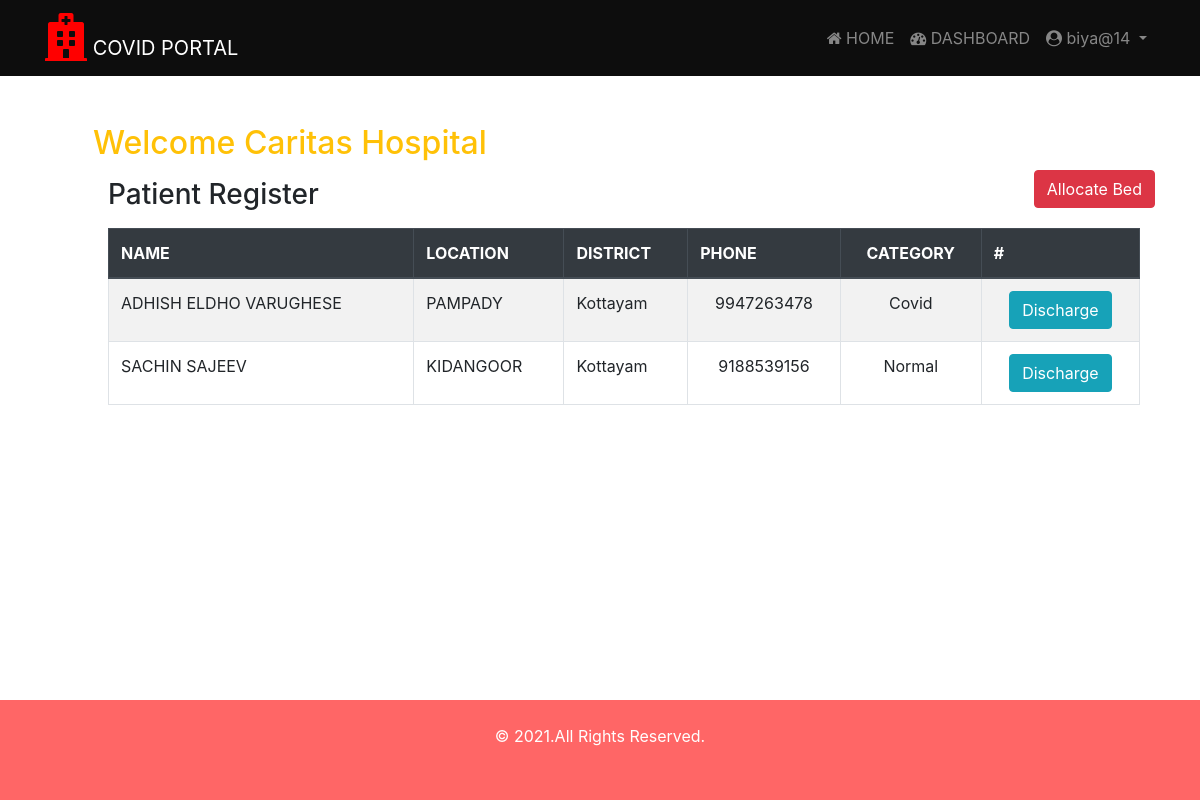
/beds/dashboard (signed in), run on the app's committed database.
### beds/models.py (models this page shows, shortened)
class Hospital(models.Model):
    sc = (
    ('gov', 'Government'),
    ('prv', 'Private')
    )
    name = models.CharField(max_length=50)
    location = models.CharField(max_length=50)
    district = models.CharField(max_length=2, choices=dt)
    phone = models.CharField(max_length=12)
    sector = models.CharField(max_length=3, choices=sc)
    covid_beds = models.IntegerField()
    normal_beds = models.IntegerField()
    icu_beds = models.IntegerField()
    ventilator = models.IntegerField()
    user = models.OneToOneField(User, on_delete=models.CASCADE, blank=True, null=True)

class BedAllocation(models.Model):
    ct = (
    ('C', 'Covid'),
    ('N', 'Normal'),
    ('I', 'ICU'),
    ('V', 'Ventilator')
    )
    patient = models.ForeignKey(Patient, on_delete=models.CASCADE)
    hospital = models.ForeignKey(Hospital, on_delete=models.CASCADE)
    category = models.CharField(max_length=2, choices=ct)

class Patient(models.Model):
    ct = (
    ('cv', 'COVID'),
    ('nc', 'NON-COVID')
    )
    st = (
    ('W', 'WAITING'),
    ('A', 'ADMITTED'),
    ('D', 'DISCHARGE')
    )
    name =     models.CharField(max_length=50)
    age =      models.IntegerField()
    aadharno = models.IntegerField()
    phone =    models.CharField(max_length=12)
    location = models.CharField(max_length=50)
    district = models.CharField(max_length=2, choices=dt)
    category = models.CharField(max_length=2, choices=ct)
    status =   models.CharField(max_length=2, choices=st, blank=True, default='W')

### beds/views.py (the view)
# urls.py: path('dashboard', views.dashboard, name='dashboard'),
@login_required
def dashboard(request):
    user = request.user
    hospital = Hospital.objects.get(user=user)
    bedallocations = BedAllocation.objects.filter(hospital=hospital)
    context = {
        'bedallocations': bedallocations,
        'hospital': hospital
    }
    return render(request, 'beds/dashboard.html', context)

### beds/templates/beds/dashboard.html
{% extends 'beds/index.html' %}
{% block content %}
<div class="container m-4 p-4">
  <h2 class="text-warning"> Welcome {{  hospital.name }}</h2>
  <a href="{% url 'bedallocate' %}" class="btn btn-danger pull-right"> Allocate Bed </a>
  <div class="container mt-3">
    <h3 class="mb-3">Patient Register</h3>
    {% if bedallocations %}
    <table class="table table-bordered table-striped table-hover">
      <thead class="thead-dark">
        <tr>
          <th>NAME</th>
          <th>LOCATION</th>
          <th>DISTRICT</th>
          <th>PHONE</th>
          <th class="text-center">CATEGORY</th>
          <th> # </th>
        </tr>
      </thead>
      <tbody id="myTable">
        {% for bed in bedallocations %}
          <tr>
            <td>{{ bed.patient.name }}</td>
            <td>{{ bed.patient.location}}</td>
            <td>{{ bed.patient.get_district_display }}</td>
            <td class="text-center">{{ bed.patient.phone }}</td>
            <td class="text-center">{{ bed.get_category_display }}</td>
              <td class="text-center"><a class="btn btn-info" href="{% url 'discharge' bed.id %}">Discharge</a></td>
          </tr>
        {% endfor %}
      </tbody>
    </table>
    {% else %}
    <div class="alert alert-warning"> No Patient Data Found !</div>
    {% endif %}
    <div style="height:120px;"></div>
  </div>
</div>
{% endblock %}

### beds/templates/beds/index.html (shortened to what this page needs)
{% load static %}
<!DOCTYPE html>
<html lang="en">
<head>
   <link rel="stylesheet" href="https://use.fontawesome.com/releases/v5.6.3/css/all.css">
  <link rel="stylesheet" href="https://cdnjs.cloudflare.com/ajax/libs/font-awesome/4.7.0/css/font-awesome.min.css">
  <link rel="stylesheet" href="https://maxcdn.bootstrapcdn.com/bootstrap/4.5.2/css/bootstrap.min.css">
  <link rel="stylesheet" href="{% static 'beds/CSS/style.css'%}">
</head>
<body>
  <nav class="navbar navbar-expand-sm bg-hue navbar-dark">
    <div class="container">
    <a class="navbar-brand" href="#"><i class='fas fa-hospital' style='font-size:48px;color:red'></i> COVID PORTAL</a>
    {% if user.is_authenticated %}
    <ul class="navbar-nav">
          <li class="nav-item">
            <a class="nav-link" href="{% url 'index' %}"><i class="fa fa-home"></i> HOME </a>
          </li>
          <li class="nav-item">
            <a class="nav-link" href="{% url 'dashboard' %}"><i class="fa fa-dashboard"></i> DASHBOARD </a>
          </li>
         <li class="nav-item dropdown">
           <a class="nav-link dropdown-toggle" href="#" id="navbardrop" data-toggle="dropdown">
             <i class="fa fa-user-circle"></i> {{ user.username }}
           </a>
         </li>
        </ul>
      {% endif %}
  </nav>
<div class="container">
  {% block content %}
  {% endblock %}
</div>
<footer class="footer" style="position:fixed; bottom:0; width:100%;">
  <div class="container-fluid p-4">
    <p class="text-center">&copy; 2021.All Rights Reserved.</p>
</body>
</html>

### beds/static/beds/CSS/style.css (style rules this page uses)
.bg-hue { background-color: #0d0d0d; color: white; }
.footer { background-color: #ff6666; color: white; height: 100px; }

### data on the page
Hospital: name "Caritas Hospital"
BedAllocation: patient.name "ADHISH ELDHO VARUGHESE", patient.location "PAMPADY", patient.district "Kottayam", patient.phone "9947263478", category "Covid"
BedAllocation: patient.name "SACHIN SAJEEV", patient.location "KIDANGOOR", patient.district "Kottayam", patient.phone "9188539156", category "Normal"

### other printed values
{{ user.username }} "biya@14"
